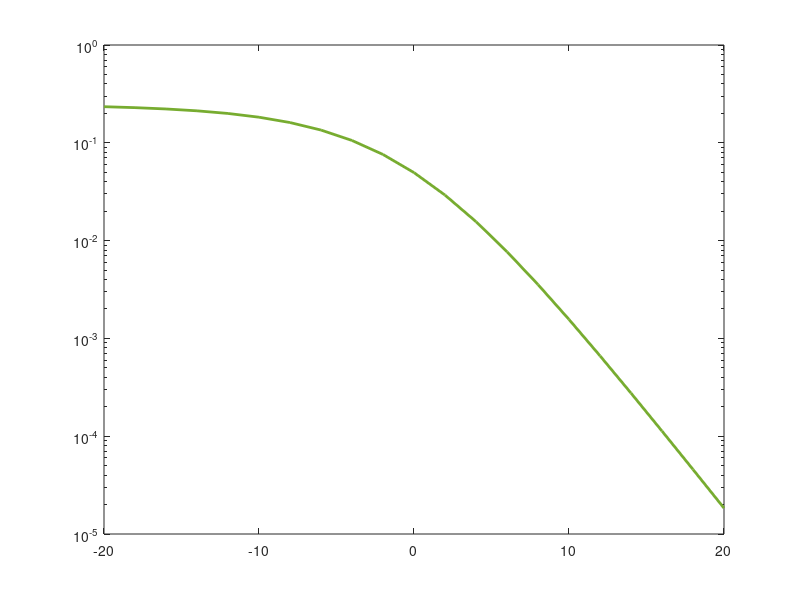

Source code (MATLAB): (Note: this script raises an error after producing the figure.)
%% 瑞利信道 - 一发两收 MRC合并算法仿真

%% 变量声明
% M = 2，代表BPSK
M = 2;
% 数据点个数
len = 5000000;
% 随机生成的原始数据
data = randi([0 1], 1, len);
% 信噪比范围 (dB)
EbN0dB = -20:2:20;

%% BPSK调制函数
bpskMod = @(data) 2 * data - 1;

%% BPSK解调
bpskDemod = @(Signal) heaviside(real(Signal));

%% 理论结果
% 平均信噪比
EbN0 = 10.^(EbN0dB / 10);
% 计算理论误比特率，这里已经化简过一次
t = sqrt(EbN0 ./ (1 + EbN0));
Pb = 1/8 * (1 - t).^2 .* (t + 1) .* (t + 2);
semilogy(EbN0dB, Pb, 'LineWidth', 2, 'color', '#77AC30');
hold on

%% 仿真结果

% bpsk调制后信号
modSig = bpskMod1(data);
% 接收到的信号，提前声明，加快循环速度
recSig = zeros(2, len);
% 信号通过瑞利信道衰减 Gk，提前声明，加快循环速度
G = zeros(2, len);
% 合并比 Ak，提前声明，加快循环速度
A = zeros(2, len);
% 合并后的信号，提前声明，加快循环速度
finSig = zeros(1, len);
% 解调获得的数据，提前声明，加快循环速度
finData = zeros(1, len);
% 错误概率
errRate = zeros(1, length(EbN0dB));
errRate2 = zeros(1, length(EbN0dB));

% 仿真开始
for i = 1:length(EbN0dB)
    % 通过瑞利信道，并叠加高斯噪声
    [recSig(1, :), G(1, :)] = RayAWGN(modSig, EbN0dB(i), M);
    [recSig(2, :), G(2, :)] = RayAWGN(modSig, EbN0dB(i), M);
    % 合并比计算
    A = conj(G);
    % 乘以合并系数
    recSig = recSig .* A;
    % 取出一路信号估计未分集错误率
    [~, errRate2(i)] = ErrRate(data, bpskDemod(recSig(1,:)));
    % 将两个信号叠加
    finSig = recSig(1, :) + recSig(2, :);
    finData = bpskDemod1(finSig);
    [~, errRate(i)] = ErrRate(data, finData);
end

semilogy(EbN0dB, errRate2, 'LineWidth', 2);
semilogy(EbN0dB, errRate, 'r*', 'LineWidth', 0.7, 'MarkerSize', 9);
grid on
title({'Plot', [num2str(len), '点瑞利信道MRC算法仿真结果']})
legend('MRC 理论结果', '未分集仿真结果', 'MRC 仿真结果')
xlabel('$$\frac{E_b}{N_o}\space (dB)$$', 'Interpreter', 'latex')
ylabel('BER (对数坐标)')